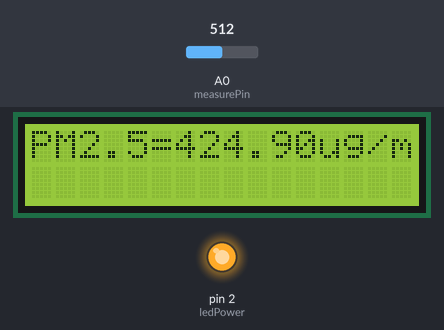
Bench run of a sketch on a simulated Arduino Uno, built with avr-gcc and run on an emulated ATmega328P. Shown: 16×2 character LCD, output pins drawn as LEDs (lit = HIGH). The test bench sets the inputs (shaded band); at power-on: A0 (measurePin) = 512.

Above: at 3.2 s.
3.3 s: A0 (measurePin) set to 716
At 5.3 s:
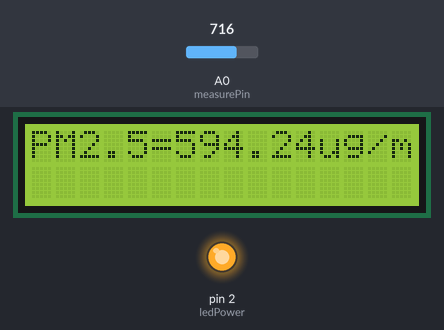
5.6 s: A0 (measurePin) set to 900
At 6.7 s:
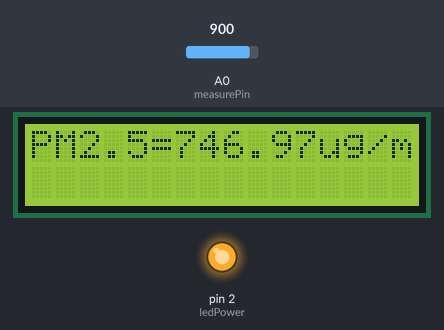
7.7 s: A0 (measurePin) set to 1023
At 9.2 s:
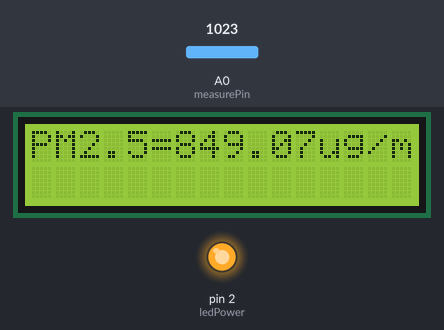
Timing chart, 0 to 10.7 s (numbered marks = the images above; inputs shaded):
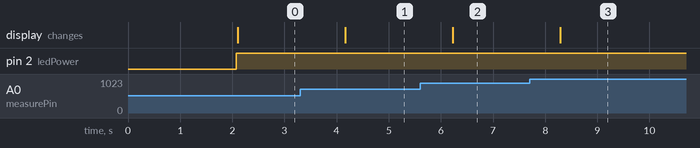

Measured:
- after the input at 3.3 s, the display: changes after 0.87 s (image 1)
- after the input at 5.6 s, the display: changes after 0.63 s (image 2)
- after the input at 7.7 s, the display: changes after 0.59 s (image 3)

The sketch:

dust_sensor_to_i2c_display.ino
```cpp
#include <Wire.h>
#include <LiquidCrystal_I2C.h>

LiquidCrystal_I2C lcd(0x27, 16, 2);
int measurePin = A0; //Connect dust sensor to Arduino A0 pin
int ledPower = 2;   //Connect 3 led driver pins of dust sensor to Arduino D2

int samplingTime = 280;
int deltaTime = 40;
int sleepTime = 9680;

float voMeasured = 0;
float calcVoltage = 0;
float dustDensity = 0;
void setup(){
  //Serial.begin(9600);
  pinMode(ledPower,OUTPUT);
  lcd.begin();
  lcd.backlight();
  lcd.clear();
  lcd.setCursor(0,0);
  lcd.print("Lesgo!!!!");
  delay(2000);
}

void loop(){
  digitalWrite(ledPower,LOW); // power on the LED
  delayMicroseconds(samplingTime);

  voMeasured = analogRead(measurePin); // read the dust value

  delayMicroseconds(deltaTime);
  digitalWrite(ledPower,HIGH); // turn the LED off
  delayMicroseconds(sleepTime);
  calcVoltage = voMeasured * (5.0 / 1024.0);

  // linear eqaution taken from http://www.howmuchsnow.com/arduino/airquality/
  dustDensity = 170 * calcVoltage - 0.1;

  lcd.clear();
  lcd.setCursor(0,0);
  lcd.print("PM2.5=");
  lcd.print(dustDensity);
  lcd.print("ug/m3");

  delay(1000);
}
```
